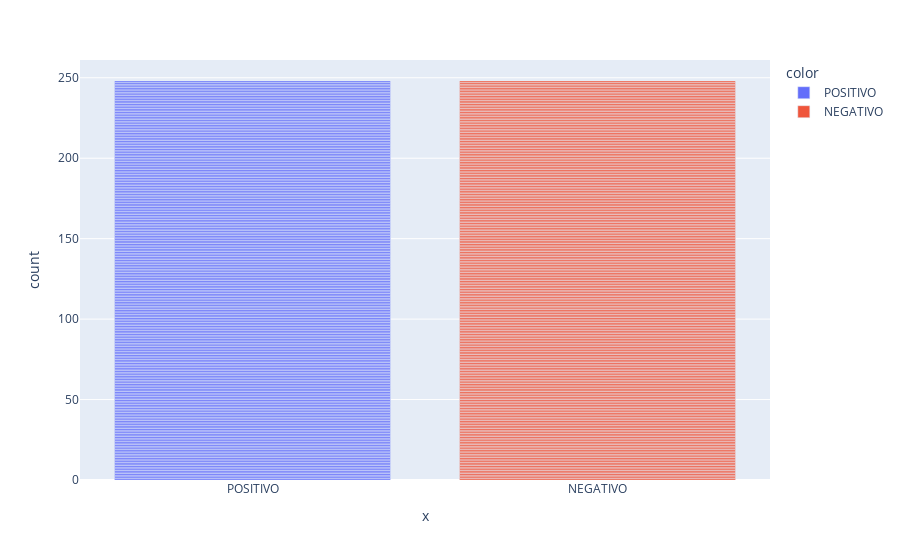

This figure's notebook cell:
### Markdown cell above
*Amostra do dataset de treino, balanceado, sobre 70% de todo o dataset rotulado*

### Code cell
treino = pd.read_excel(dataSet, sheet_name='TREINO_70%')

fig = px.bar(treino['text'], x=treino['rotulo'], color=treino['rotulo'])
fig.show()

### Figure 1 — Plotly figure (JSON) as saved in the notebook; plotly's stock layout.template omitted (floating-point values rounded to 4 significant figures; data arrays with more than 128 entries replaced by an {"elided": "..."} marker saying what was removed)
{"data": [{"alignmentgroup": "True", "hovertemplate": "color=POSITIVO<br>x=%{x}<br>count=%{y}<extra></extra>", "legendgroup": "POSITIVO", "marker": {"color": "#636efa", "pattern": {"shape": ""}}, "name": "POSITIVO", "offsetgroup": "POSITIVO", "orientation": "v", "showlegend": true, "textposition": "auto", "type": "bar", "x": {"elided": "248 str values"}, "xaxis": "x", "y": {"elided": "248 int values"}, "yaxis": "y"}, {"alignmentgroup": "True", "hovertemplate": "color=NEGATIVO<br>x=%{x}<br>count=%{y}<extra></extra>", "legendgroup": "NEGATIVO", "marker": {"color": "#EF553B", "pattern": {"shape": ""}}, "name": "NEGATIVO", "offsetgroup": "NEGATIVO", "orientation": "v", "showlegend": true, "textposition": "auto", "type": "bar", "x": {"elided": "248 str values"}, "xaxis": "x", "y": {"elided": "248 int values"}, "yaxis": "y"}], "layout": {"barmode": "relative", "legend": {"title": {"text": "color"}, "tracegroupgap": 0}, "margin": {"t": 60}, "xaxis": {"anchor": "y", "domain": [0, 1], "title": {"text": "x"}}, "yaxis": {"anchor": "x", "domain": [0, 1], "title": {"text": "count"}}}}
